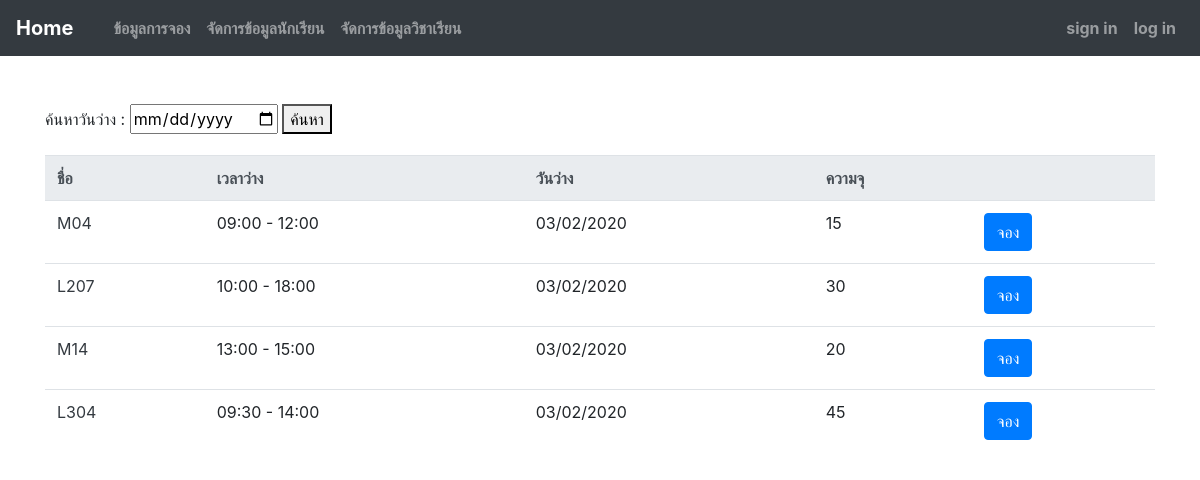
Before: / with the older database file.
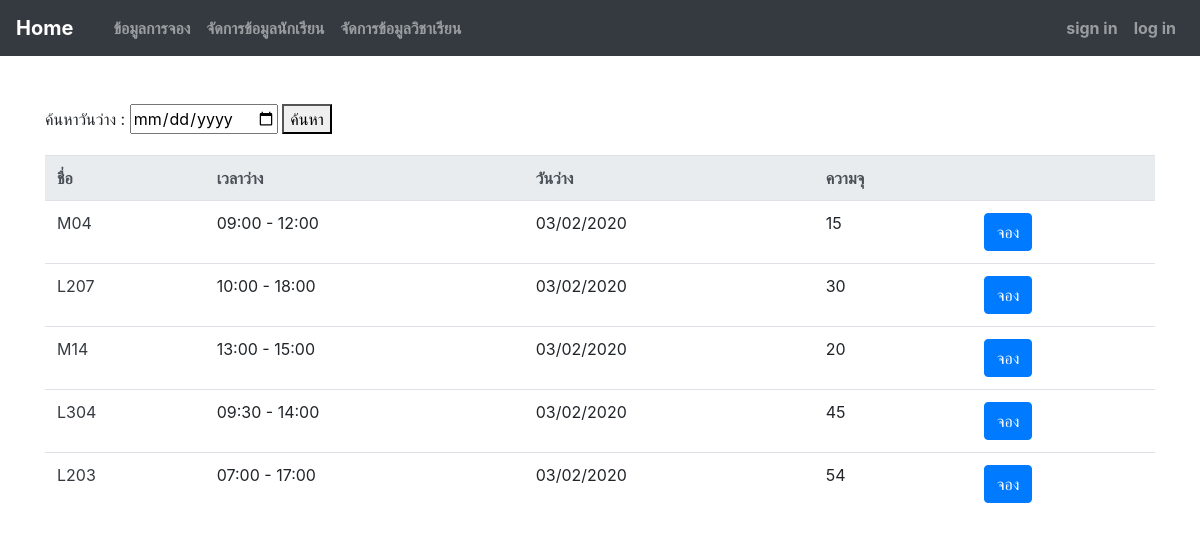
After: the same page with the newer database file.
### booking/models.py (models this page shows, shortened)
class Room(models.Model):
    name = models.CharField(max_length=100)
    open_time = models.TimeField()
    close_time = models.TimeField()
    capacity = models.IntegerField(default=0)

### booking/views.py (the view)
# urls.py: path('', views.book_index, name="index"),
def book_index(request):
    context = {
        "room" : Room.objects.all(),
        "date" : date.today
    }
    return render(request, 'index.html', context=context)

### booking/templates/index.html (shortened to what this page needs)
{% extends "base.html" %}
{% block content %}
    <div class="container">
    <br><br>
    <form action="{% url 'date_search' %}" method="GET">
      <label>ค้นหาวันว่าง : </label> <input id="datepicker" name="date" width="150" type="date"/>
      <button type="submit" >ค้นหา</button>
    </form>
      <table class="table">
        <tr class="thead-light">
            <th>ชื่อ</th>
            <th>เวลาว่าง</th>
            <th>วันว่าง</th>
            <th>ความจุ</th>
            <th></th>
        </tr>
        {% for i in room %}
        <tr>
            <td class="text-dark">{{ i.name }}</td>
            <td>{{ i.open_time|date:'H:i' }} - {{ i.close_time|date:'H:i' }}</td>
            <td>{{ date|date:'SHORT_DATE_FORMAT' }}</td>
            <td>{{ i.capacity }}</td>
            <td><a href=" {% url 'booking' id=i.id bdate=date %} "><button type="button" class="btn btn-primary">จอง</button></a></td>
        </tr>
        {% endfor %}
      </table>
    </div>
{% endblock content %}

### templates/base.html (shortened to what this page needs)
<html lang="en">
<head>
    <link rel="stylesheet" href="https://maxcdn.bootstrapcdn.com/bootstrap/4.0.0/css/bootstrap.min.css">
    <link href="https://unpkg.com/gijgo@1.9.13/css/gijgo.min.css" rel="stylesheet" type="text/css" />
</head>
<body>
    <nav class="navbar navbar-expand-sm bg-dark navbar-dark">
        <a class="navbar-brand" href="\">Home</a>
        <div class="collapse navbar-collapse" id="navbarNav">
            <ul class="navbar-nav">
                <li class="nav-item active">
                    <a class="nav-link" href="#"></a>
                </li>
                <li class="nav-item">
                    <a class="nav-link" href="/book_list/">ข้อมูลการจอง</a>
                </li>
                <li class="nav-item">
                    <a class="nav-link" href="#">จัดการข้อมูลนักเรียน</a>
                </li>
                <li class="nav-item">
                    <a class="nav-link" href="#">จัดการข้อมูลวิชาเรียน</a>
                </li>
            </ul>
            <ul class="navbar-nav ml-auto">
                <li class="nav-item"><a href="#" class="nav-link">sign in</a></li>
                <li class="nav-item"><a href="#" class="nav-link">log in</a></li>
            </ul>
        </div>
    </nav>
    {% block content %}
    {% endblock content %}
</body>
</html>

### templates/base.html (style rules this page uses)
nav { font-weight: bold; }

Changed rows visible on the page:
added Room: name "L203", open_time "07:00", close_time "17:00", date "03/02/2020", capacity "54"
